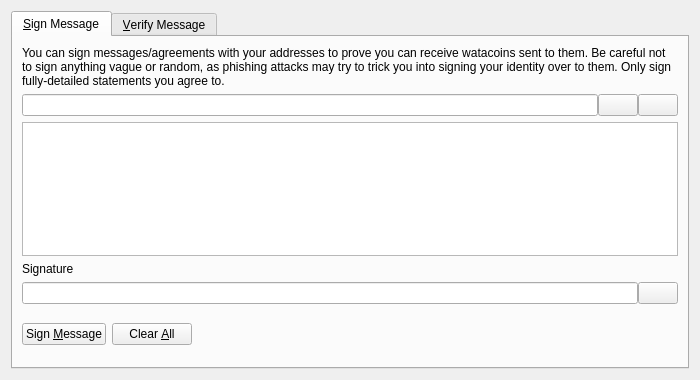
<?xml version="1.0" encoding="UTF-8"?>
<ui version="4.0">
 <class>SignVerifyMessageDialog</class>
 <widget class="QDialog" name="SignVerifyMessageDialog">
  <property name="geometry">
   <rect>
    <x>0</x>
    <y>0</y>
    <width>700</width>
    <height>380</height>
   </rect>
  </property>
  <property name="windowTitle">
   <string>Signatures - Sign / Verify a Message</string>
  </property>
  <property name="modal">
   <bool>true</bool>
  </property>
  <layout class="QVBoxLayout" name="verticalLayout">
   <item>
    <widget class="QTabWidget" name="tabWidget">
     <property name="currentIndex">
      <number>0</number>
     </property>
     <widget class="QWidget" name="tabSignMessage">
      <attribute name="title">
       <string>&amp;Sign Message</string>
      </attribute>
      <layout class="QVBoxLayout" name="verticalLayout_SM">
       <item>
        <widget class="QLabel" name="infoLabel_SM">
         <property name="text">
          <string>You can sign messages/agreements with your addresses to prove you can receive watacoins sent to them. Be careful not to sign anything vague or random, as phishing attacks may try to trick you into signing your identity over to them. Only sign fully-detailed statements you agree to.</string>
         </property>
         <property name="textFormat">
          <enum>Qt::PlainText</enum>
         </property>
         <property name="wordWrap">
          <bool>true</bool>
         </property>
        </widget>
       </item>
       <item>
        <layout class="QHBoxLayout" name="horizontalLayout_1_SM">
         <property name="spacing">
          <number>0</number>
         </property>
         <item>
          <widget class="QValidatedLineEdit" name="addressIn_SM">
           <property name="toolTip">
            <string>The Watacoin address to sign the message with</string>
           </property>
          </widget>
         </item>
         <item>
          <widget class="QPushButton" name="addressBookButton_SM">
           <property name="toolTip">
            <string>Choose previously used address</string>
           </property>
           <property name="text">
            <string/>
           </property>
           <property name="icon">
            <iconset resource="../bitcoin.qrc">
             <normaloff>:/icons/address-book</normaloff>:/icons/address-book</iconset>
           </property>
           <property name="shortcut">
            <string>Alt+A</string>
           </property>
           <property name="autoDefault">
            <bool>false</bool>
           </property>
          </widget>
         </item>
         <item>
          <widget class="QPushButton" name="pasteButton_SM">
           <property name="toolTip">
            <string>Paste address from clipboard</string>
           </property>
           <property name="text">
            <string/>
           </property>
           <property name="icon">
            <iconset resource="../bitcoin.qrc">
             <normaloff>:/icons/editpaste</normaloff>:/icons/editpaste</iconset>
           </property>
           <property name="shortcut">
            <string>Alt+P</string>
           </property>
           <property name="autoDefault">
            <bool>false</bool>
           </property>
          </widget>
         </item>
        </layout>
       </item>
       <item>
        <widget class="QPlainTextEdit" name="messageIn_SM">
         <property name="toolTip">
          <string>Enter the message you want to sign here</string>
         </property>
        </widget>
       </item>
       <item>
        <widget class="QLabel" name="signatureLabel_SM">
         <property name="text">
          <string>Signature</string>
         </property>
         <property name="textFormat">
          <enum>Qt::PlainText</enum>
         </property>
        </widget>
       </item>
       <item>
        <layout class="QHBoxLayout" name="horizontalLayout_2_SM">
         <property name="spacing">
          <number>0</number>
         </property>
         <item>
          <widget class="QLineEdit" name="signatureOut_SM">
           <property name="font">
            <font>
             <italic>true</italic>
            </font>
           </property>
           <property name="readOnly">
            <bool>true</bool>
           </property>
          </widget>
         </item>
         <item>
          <widget class="QPushButton" name="copySignatureButton_SM">
           <property name="toolTip">
            <string>Copy the current signature to the system clipboard</string>
           </property>
           <property name="text">
            <string/>
           </property>
           <property name="icon">
            <iconset resource="../bitcoin.qrc">
             <normaloff>:/icons/editcopy</normaloff>:/icons/editcopy</iconset>
           </property>
           <property name="autoDefault">
            <bool>false</bool>
           </property>
          </widget>
         </item>
        </layout>
       </item>
       <item>
        <layout class="QHBoxLayout" name="horizontalLayout_3_SM">
         <item>
          <widget class="QPushButton" name="signMessageButton_SM">
           <property name="toolTip">
            <string>Sign the message to prove you own this Watacoin address</string>
           </property>
           <property name="text">
            <string>Sign &amp;Message</string>
           </property>
           <property name="icon">
            <iconset resource="../bitcoin.qrc">
             <normaloff>:/icons/edit</normaloff>:/icons/edit</iconset>
           </property>
           <property name="autoDefault">
            <bool>false</bool>
           </property>
          </widget>
         </item>
         <item>
          <widget class="QPushButton" name="clearButton_SM">
           <property name="toolTip">
            <string>Reset all sign message fields</string>
           </property>
           <property name="text">
            <string>Clear &amp;All</string>
           </property>
           <property name="icon">
            <iconset resource="../bitcoin.qrc">
             <normaloff>:/icons/remove</normaloff>:/icons/remove</iconset>
           </property>
           <property name="autoDefault">
            <bool>false</bool>
           </property>
          </widget>
         </item>
         <item>
          <spacer name="horizontalSpacer_1_SM">
           <property name="orientation">
            <enum>Qt::Horizontal</enum>
           </property>
           <property name="sizeHint" stdset="0">
            <size>
             <width>40</width>
             <height>48</height>
            </size>
           </property>
          </spacer>
         </item>
         <item>
          <widget class="QLabel" name="statusLabel_SM">
           <property name="font">
            <font>
             <weight>75</weight>
             <bold>true</bold>
            </font>
           </property>
           <property name="text">
            <string/>
           </property>
           <property name="wordWrap">
            <bool>true</bool>
           </property>
          </widget>
         </item>
         <item>
          <spacer name="horizontalSpacer_2_SM">
           <property name="orientation">
            <enum>Qt::Horizontal</enum>
           </property>
           <property name="sizeHint" stdset="0">
            <size>
             <width>40</width>
             <height>48</height>
            </size>
           </property>
          </spacer>
         </item>
        </layout>
       </item>
      </layout>
     </widget>
     <widget class="QWidget" name="tabVerifyMessage">
      <attribute name="title">
       <string>&amp;Verify Message</string>
      </attribute>
      <layout class="QVBoxLayout" name="verticalLayout_VM">
       <item>
        <widget class="QLabel" name="infoLabel_VM">
         <property name="text">
          <string>Enter the receiver's address, message (ensure you copy line breaks, spaces, tabs, etc. exactly) and signature below to verify the message. Be careful not to read more into the signature than what is in the signed message itself, to avoid being tricked by a man-in-the-middle attack. Note that this only proves the signing party receives with the address, it cannot prove sendership of any transaction!</string>
         </property>
         <property name="textFormat">
          <enum>Qt::PlainText</enum>
         </property>
         <property name="alignment">
          <set>Qt::AlignLeading|Qt::AlignLeft|Qt::AlignTop</set>
         </property>
         <property name="wordWrap">
          <bool>true</bool>
         </property>
        </widget>
       </item>
       <item>
        <layout class="QHBoxLayout" name="horizontalLayout_1_VM">
         <property name="spacing">
          <number>0</number>
         </property>
         <item>
          <widget class="QValidatedLineEdit" name="addressIn_VM">
           <property name="toolTip">
            <string>The Watacoin address the message was signed with</string>
           </property>
          </widget>
         </item>
         <item>
          <widget class="QPushButton" name="addressBookButton_VM">
           <property name="toolTip">
            <string>Choose previously used address</string>
           </property>
           <property name="text">
            <string/>
           </property>
           <property name="icon">
            <iconset resource="../bitcoin.qrc">
             <normaloff>:/icons/address-book</normaloff>:/icons/address-book</iconset>
           </property>
           <property name="shortcut">
            <string>Alt+A</string>
           </property>
           <property name="autoDefault">
            <bool>false</bool>
           </property>
          </widget>
         </item>
        </layout>
       </item>
       <item>
        <widget class="QPlainTextEdit" name="messageIn_VM"/>
       </item>
       <item>
        <widget class="QValidatedLineEdit" name="signatureIn_VM"/>
       </item>
       <item>
        <layout class="QHBoxLayout" name="horizontalLayout_2_VM">
         <item>
          <widget class="QPushButton" name="verifyMessageButton_VM">
           <property name="toolTip">
            <string>Verify the message to ensure it was signed with the specified Watacoin address</string>
           </property>
           <property name="text">
            <string>Verify &amp;Message</string>
           </property>
           <property name="icon">
            <iconset resource="../bitcoin.qrc">
             <normaloff>:/icons/transaction_0</normaloff>:/icons/transaction_0</iconset>
           </property>
           <property name="autoDefault">
            <bool>false</bool>
           </property>
          </widget>
         </item>
         <item>
          <widget class="QPushButton" name="clearButton_VM">
           <property name="toolTip">
            <string>Reset all verify message fields</string>
           </property>
           <property name="text">
            <string>Clear &amp;All</string>
           </property>
           <property name="icon">
            <iconset resource="../bitcoin.qrc">
             <normaloff>:/icons/remove</normaloff>:/icons/remove</iconset>
           </property>
           <property name="autoDefault">
            <bool>false</bool>
           </property>
          </widget>
         </item>
         <item>
          <spacer name="horizontalSpacer_1_VM">
           <property name="orientation">
            <enum>Qt::Horizontal</enum>
           </property>
           <property name="sizeHint" stdset="0">
            <size>
             <width>40</width>
             <height>48</height>
            </size>
           </property>
          </spacer>
         </item>
         <item>
          <widget class="QLabel" name="statusLabel_VM">
           <property name="font">
            <font>
             <weight>75</weight>
             <bold>true</bold>
            </font>
           </property>
           <property name="text">
            <string/>
           </property>
           <property name="wordWrap">
            <bool>true</bool>
           </property>
          </widget>
         </item>
         <item>
          <spacer name="horizontalSpacer_2_VM">
           <property name="orientation">
            <enum>Qt::Horizontal</enum>
           </property>
           <property name="sizeHint" stdset="0">
            <size>
             <width>40</width>
             <height>48</height>
            </size>
           </property>
          </spacer>
         </item>
        </layout>
       </item>
      </layout>
     </widget>
    </widget>
   </item>
  </layout>
 </widget>
 <customwidgets>
  <customwidget>
   <class>QValidatedLineEdit</class>
   <extends>QLineEdit</extends>
   <header>qt/qvalidatedlineedit.h</header>
  </customwidget>
 </customwidgets>
 <resources>
  <include location="../bitcoin.qrc"/>
 </resources>
 <connections/>
</ui>
